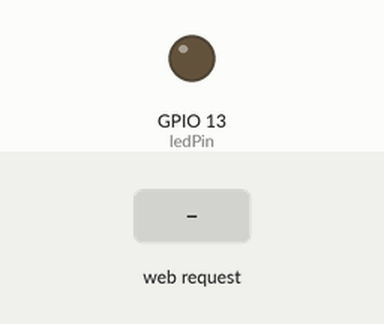
This sketch was run on a simulated ESP8266 (NodeMCU). Parts: output pins drawn as LEDs (lit = HIGH). The inputs (shaded band) are chosen by the test bench. WiFi joins after 1.5 s; servers stay silent unless stated; what the sketch prints to the serial monitor is not drawn.

Above: at 2.7 s.
2.8 s: HTTP request GET /LED=ON received
At 3.3 s:
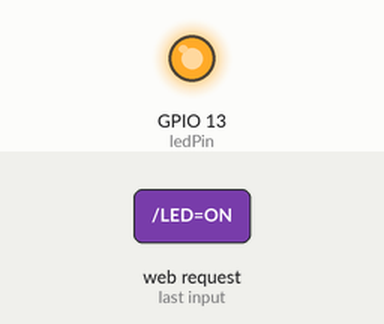
4.3 s: HTTP request GET /LED=OFF received
At 5.6 s:
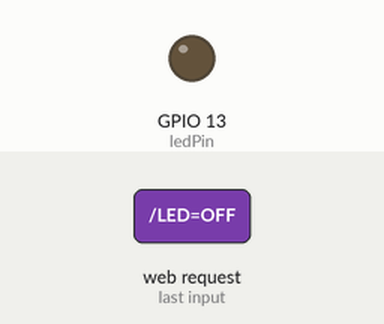
Timing chart, 0 to 7.3 s (numbered marks = the images above; inputs shaded):
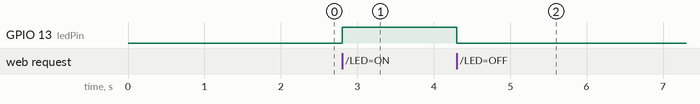

Measured:
- after the input at 2.8 s, GPIO 13 (ledPin): LOW → HIGH at once
- after the input at 4.3 s, GPIO 13 (ledPin): HIGH → LOW at once

The sketch:

board.ino
```cpp
#include <ESP8266WiFi.h>

const char* ssid = "VIVO-8241";
const char* password = "";

int ledPin = 13; // GPIO13

IPAddress ip(192, 168, 15, 107); //set static ip
IPAddress gateway(192, 168, 15, 1); //set getteway
IPAddress subnet(255, 255, 255, 0);//set subnet
WiFiServer server(8082);

void setup() {
  Serial.begin(9600);
  delay(10);

  pinMode(ledPin, OUTPUT);
  digitalWrite(ledPin, LOW);

  // Connect to WiFi network
  Serial.println();
  Serial.println();
  Serial.print("Connecting to ");
  Serial.println(ssid);

  WiFi.config(ip, gateway, subnet);
  WiFi.begin(ssid, password);

  while (WiFi.status() != WL_CONNECTED) {
    delay(500);
    Serial.print(".");
  }
  Serial.println("");
  Serial.println("WiFi connected");

  // Start the server
  server.begin();
  Serial.println("Server started");

  // Print the IP address
  Serial.print("Use this URL to connect: ");
  Serial.print("http://");
  Serial.print(WiFi.localIP());
  Serial.println("/");

}

void loop() {
  // Check if a client has connected
  WiFiClient client = server.available();
  if (!client) {
    return;
  }

  // Wait until the client sends some data
  Serial.println("new client");
  while(!client.available()){
    delay(1);
  }

  // Read the first line of the request
  String request = client.readStringUntil('\r');
  Serial.println(request);
  client.flush();

  // Match the request

  int value = LOW;
  if (request.indexOf("/LED=ON") != -1)  {
    digitalWrite(ledPin, HIGH);
    value = HIGH;
  }
  if (request.indexOf("/LED=OFF") != -1)  {
    digitalWrite(ledPin, LOW);
    value = LOW;
  }

// Set ledPin according to the request
//digitalWrite(ledPin, value);

  // Return the response
  client.println("HTTP/1.1 200 OK");
  client.println("Content-Type: text/html");
  client.println(""); //  do not forget this one
  client.println("<!DOCTYPE HTML>");
  client.println("<html>");

  client.print("Love is now: ");

  if(value == HIGH) {
    client.print("On");
  } else {
    client.print("Off");
  }
  client.println("<br><br>");
  client.println("<a href=\"/LED=ON\"\"><button>Turn on the Love</button></a>");
  client.println("<a href=\"/LED=OFF\"\"><button>Turn off the love</button></a><br />");
  client.println("</html>");

  delay(1);
  Serial.println("Client disonnected");
  Serial.println("");

}
```
